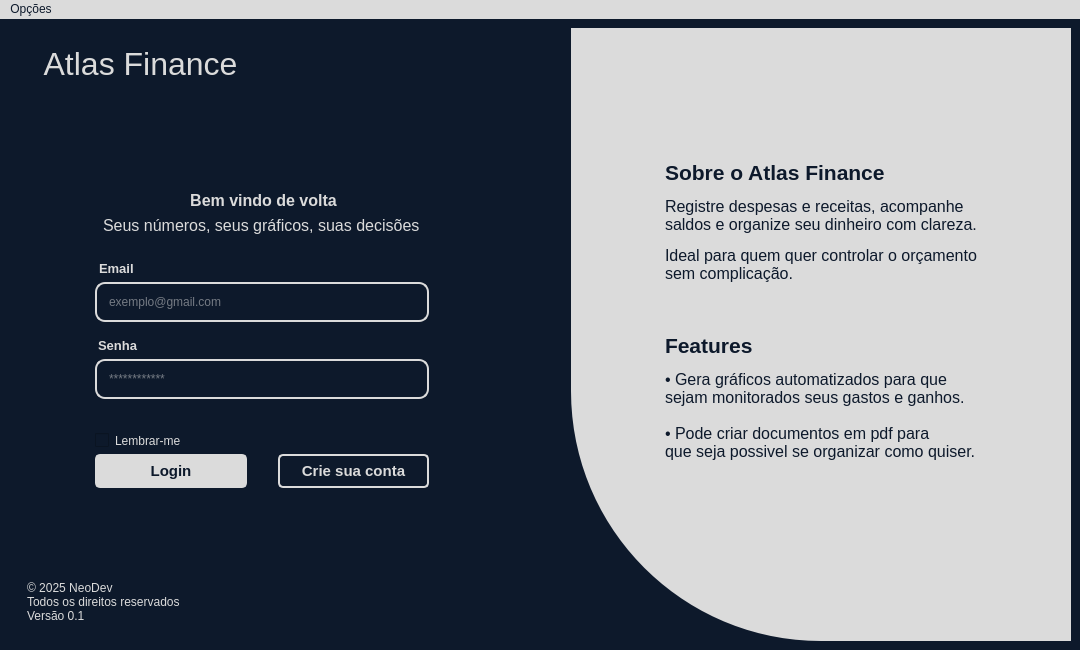
<?xml version="1.0" encoding="UTF-8"?>
<ui version="4.0">
 <class>MainWindow</class>
 <widget class="QMainWindow" name="MainWindow">
  <property name="geometry">
   <rect>
    <x>0</x>
    <y>0</y>
    <width>1080</width>
    <height>650</height>
   </rect>
  </property>
  <property name="minimumSize">
   <size>
    <width>1080</width>
    <height>650</height>
   </size>
  </property>
  <property name="maximumSize">
   <size>
    <width>1080</width>
    <height>650</height>
   </size>
  </property>
  <property name="windowTitle">
   <string>Atlas Finance</string>
  </property>
  <property name="windowIcon">
   <iconset resource="../assets/png/icons_.qrc">
    <normaloff>:/icons/globe.png</normaloff>:/icons/globe.png</iconset>
  </property>
  <property name="styleSheet">
   <string notr="true">background-color: rgb(13, 25, 43);</string>
  </property>
  <widget class="QWidget" name="centralwidget">
   <property name="minimumSize">
    <size>
     <width>0</width>
     <height>0</height>
    </size>
   </property>
   <layout class="QHBoxLayout" name="horizontalLayout">
    <item>
     <widget class="QFrame" name="frame">
      <property name="styleSheet">
       <string notr="true">color: rgb(219, 219, 219);</string>
      </property>
      <property name="frameShape">
       <enum>QFrame::NoFrame</enum>
      </property>
      <property name="frameShadow">
       <enum>QFrame::Raised</enum>
      </property>
      <layout class="QHBoxLayout" name="horizontalLayout_2">
       <item>
        <widget class="QFrame" name="frame_mainlogin">
         <property name="sizePolicy">
          <sizepolicy hsizetype="Minimum" vsizetype="Preferred">
           <horstretch>0</horstretch>
           <verstretch>0</verstretch>
          </sizepolicy>
         </property>
         <property name="frameShape">
          <enum>QFrame::NoFrame</enum>
         </property>
         <property name="frameShadow">
          <enum>QFrame::Raised</enum>
         </property>
         <layout class="QVBoxLayout" name="verticalLayout_7">
          <item alignment="Qt::AlignTop">
           <widget class="QLabel" name="lbl_atlas">
            <property name="sizePolicy">
             <sizepolicy hsizetype="Maximum" vsizetype="Maximum">
              <horstretch>0</horstretch>
              <verstretch>0</verstretch>
             </sizepolicy>
            </property>
            <property name="styleSheet">
             <string notr="true"/>
            </property>
            <property name="text">
             <string>&lt;html&gt;&lt;head/&gt;&lt;body&gt;&lt;p&gt;&lt;img src=&quot;:/icons/globe_branco.png&quot;/&gt;&lt;span style=&quot; color:#0d192b;&quot;&gt;.... &lt;/span&gt;&lt;span style=&quot; font-size:24pt; color:#dbdbdb;&quot;&gt;Atlas Finance&lt;/span&gt;&lt;/p&gt;&lt;/body&gt;&lt;/html&gt;</string>
            </property>
           </widget>
          </item>
          <item>
           <spacer name="verticalSpacer_4">
            <property name="orientation">
             <enum>Qt::Vertical</enum>
            </property>
            <property name="sizeType">
             <enum>QSizePolicy::Maximum</enum>
            </property>
            <property name="sizeHint" stdset="0">
             <size>
              <width>20</width>
              <height>20</height>
             </size>
            </property>
           </spacer>
          </item>
          <item>
           <widget class="QFrame" name="frame_login">
            <property name="minimumSize">
             <size>
              <width>0</width>
              <height>0</height>
             </size>
            </property>
            <property name="maximumSize">
             <size>
              <width>600</width>
              <height>16777215</height>
             </size>
            </property>
            <property name="styleSheet">
             <string notr="true">color: rgb(255, 255, 255);</string>
            </property>
            <property name="frameShape">
             <enum>QFrame::NoFrame</enum>
            </property>
            <property name="frameShadow">
             <enum>QFrame::Raised</enum>
            </property>
            <layout class="QVBoxLayout" name="verticalLayout">
             <item>
              <widget class="QFrame" name="frame_input">
               <property name="maximumSize">
                <size>
                 <width>500</width>
                 <height>300</height>
                </size>
               </property>
               <property name="sizeIncrement">
                <size>
                 <width>0</width>
                 <height>0</height>
                </size>
               </property>
               <property name="baseSize">
                <size>
                 <width>0</width>
                 <height>0</height>
                </size>
               </property>
               <property name="styleSheet">
                <string notr="true">margin-left: 25px;

color: rgb(219, 219, 219);</string>
               </property>
               <property name="frameShape">
                <enum>QFrame::NoFrame</enum>
               </property>
               <property name="frameShadow">
                <enum>QFrame::Raised</enum>
               </property>
               <layout class="QVBoxLayout" name="verticalLayout_2">
                <item>
                 <widget class="QLabel" name="label_4">
                  <property name="styleSheet">
                   <string notr="true">color: rgb(219, 219, 219);</string>
                  </property>
                  <property name="frameShape">
                   <enum>QFrame::NoFrame</enum>
                  </property>
                  <property name="text">
                   <string>&lt;html&gt;&lt;head/&gt;&lt;body&gt;&lt;p align=&quot;center&quot;&gt;&lt;span style=&quot; font-size:12pt; font-weight:600;&quot;&gt;Bem vindo de volta&lt;/span&gt;&lt;/p&gt;&lt;/body&gt;&lt;/html&gt;</string>
                  </property>
                 </widget>
                </item>
                <item alignment="Qt::AlignHCenter">
                 <widget class="QLabel" name="label_6">
                  <property name="styleSheet">
                   <string notr="true"/>
                  </property>
                  <property name="text">
                   <string>&lt;html&gt;&lt;head/&gt;&lt;body&gt;&lt;p&gt;&lt;span style=&quot; font-size:12pt; color:#dbdbdb;&quot;&gt;Seus números, seus gráficos, suas decisões&lt;/span&gt;&lt;/p&gt;&lt;/body&gt;&lt;/html&gt;</string>
                  </property>
                 </widget>
                </item>
                <item>
                 <spacer name="verticalSpacer_5">
                  <property name="orientation">
                   <enum>Qt::Vertical</enum>
                  </property>
                  <property name="sizeType">
                   <enum>QSizePolicy::Maximum</enum>
                  </property>
                  <property name="sizeHint" stdset="0">
                   <size>
                    <width>20</width>
                    <height>20</height>
                   </size>
                  </property>
                 </spacer>
                </item>
                <item>
                 <widget class="QLabel" name="label_3">
                  <property name="styleSheet">
                   <string notr="true">font-size: 15px</string>
                  </property>
                  <property name="text">
                   <string>&lt;html&gt;&lt;head/&gt;&lt;body&gt;&lt;p&gt;&lt;span style=&quot; font-size:10pt; font-weight:600;&quot;&gt;Email&lt;/span&gt;&lt;/p&gt;&lt;/body&gt;&lt;/html&gt;</string>
                  </property>
                 </widget>
                </item>
                <item>
                 <widget class="QLineEdit" name="lineEdit">
                  <property name="styleSheet">
                   <string notr="true">QLineEdit{
	margin-bottom: 10px;
	border-radius: 10px;
	border: 2px solid #DBDBDB;
	padding: 10px;
}

QLineEdit:hover{
	margin-bottom: 10px;
	border-radius: 10px;
	border: 2px solid #DBDBDB;
	padding: 10px;
	background-color: #081221
}

</string>
                  </property>
                  <property name="text">
                   <string/>
                  </property>
                  <property name="placeholderText">
                   <string>exemplo@gmail.com</string>
                  </property>
                 </widget>
                </item>
                <item>
                 <widget class="QLabel" name="label_5">
                  <property name="frameShape">
                   <enum>QFrame::NoFrame</enum>
                  </property>
                  <property name="text">
                   <string>&lt;html&gt;&lt;head/&gt;&lt;body&gt;&lt;p&gt;&lt;span style=&quot; font-size:10pt; font-weight:600;&quot;&gt;Senha&lt;/span&gt;&lt;/p&gt;&lt;/body&gt;&lt;/html&gt;</string>
                  </property>
                 </widget>
                </item>
                <item>
                 <widget class="QLineEdit" name="lineEdit_2">
                  <property name="styleSheet">
                   <string notr="true">QLineEdit{
	margin-bottom: 10px;
	border-radius: 10px;
	border: 2px solid #DBDBDB;
	padding: 10px;
}

QLineEdit:hover{
	margin-bottom: 10px;
	border-radius: 10px;
	border: 2px solid #DBDBDB;
	padding: 10px;
	background-color: #081221
}</string>
                  </property>
                  <property name="text">
                   <string/>
                  </property>
                  <property name="echoMode">
                   <enum>QLineEdit::Password</enum>
                  </property>
                  <property name="placeholderText">
                   <string>************</string>
                  </property>
                 </widget>
                </item>
               </layout>
              </widget>
             </item>
             <item>
              <widget class="QFrame" name="frame_buttons">
               <property name="maximumSize">
                <size>
                 <width>16777215</width>
                 <height>150</height>
                </size>
               </property>
               <property name="styleSheet">
                <string notr="true">margin-left: 25px;</string>
               </property>
               <property name="frameShape">
                <enum>QFrame::NoFrame</enum>
               </property>
               <property name="frameShadow">
                <enum>QFrame::Raised</enum>
               </property>
               <layout class="QGridLayout" name="gridLayout">
                <item row="1" column="1">
                 <widget class="QPushButton" name="btn_cadastro">
                  <property name="cursor">
                   <cursorShape>PointingHandCursor</cursorShape>
                  </property>
                  <property name="focusPolicy">
                   <enum>Qt::NoFocus</enum>
                  </property>
                  <property name="styleSheet">
                   <string notr="true">QPushButton{
	background-color: #0D192B;
	color: rgb(219, 219, 219);
	border: 2px solid #DBDBDB;

	margin-bottom: 10px;
	border-radius: 2px;
	padding: 5px 10px;

	border-radius: 5px;
	min-width:100px;
	min-height: 20px;

	font-size: 15px;

	font-weight: bold;
}

QPushButton:hover {
	padding-top: 6px;
	background-color: #081221;
	border: 2px solid #DBDBDB;
}


QPushButton:pressed {
	padding-top: 7px;
	background-color: #060F1C;
	border: 2px solid #DBDBDB;
}</string>
                  </property>
                  <property name="text">
                   <string>Crie sua conta</string>
                  </property>
                 </widget>
                </item>
                <item row="0" column="0">
                 <widget class="QCheckBox" name="checkBox">
                  <property name="cursor">
                   <cursorShape>PointingHandCursor</cursorShape>
                  </property>
                  <property name="focusPolicy">
                   <enum>Qt::NoFocus</enum>
                  </property>
                  <property name="styleSheet">
                   <string notr="true">color: rgb(219, 219, 219);</string>
                  </property>
                  <property name="text">
                   <string>Lembrar-me</string>
                  </property>
                 </widget>
                </item>
                <item row="1" column="0">
                 <widget class="QPushButton" name="btn_login">
                  <property name="sizePolicy">
                   <sizepolicy hsizetype="Minimum" vsizetype="Fixed">
                    <horstretch>0</horstretch>
                    <verstretch>0</verstretch>
                   </sizepolicy>
                  </property>
                  <property name="cursor">
                   <cursorShape>PointingHandCursor</cursorShape>
                  </property>
                  <property name="focusPolicy">
                   <enum>Qt::NoFocus</enum>
                  </property>
                  <property name="styleSheet">
                   <string notr="true">QPushButton {
	background-color: #DBDBDB;
	color: #0D192B;
	border: 2px solid #DBDBDB;

	margin-bottom: 10px;
	border-radius: 2px;
	padding: 5px 10px;

	border-radius: 5px;
	min-width:100px;
	min-height: 20px;

	font-size: 15px;
	font-weight: bold;
}

QPushButton:hover {
	padding-top: 6px;
	background-color: #C9C9C9;
	border: 2px solid #DBDBDB;
}

QPushButton:pressed{
	padding-top: 7px;
	background-color: #BDBDBD;
	border: 2px solid #DBDBDB;
}</string>
                  </property>
                  <property name="text">
                   <string>Login</string>
                  </property>
                 </widget>
                </item>
               </layout>
              </widget>
             </item>
            </layout>
           </widget>
          </item>
          <item alignment="Qt::AlignBottom">
           <widget class="QLabel" name="lbl_copyright">
            <property name="text">
             <string>&lt;html&gt;&lt;head/&gt;&lt;body&gt;&lt;p&gt;&lt;span style=&quot; color:#dbdbdb;&quot;&gt;© 2025 NeoDev&lt;br/&gt;Todos os direitos reservados&lt;br/&gt;Versão 0.1&lt;/span&gt;&lt;/p&gt;&lt;/body&gt;&lt;/html&gt;</string>
            </property>
           </widget>
          </item>
         </layout>
        </widget>
       </item>
       <item>
        <spacer name="horizontalSpacer">
         <property name="orientation">
          <enum>Qt::Horizontal</enum>
         </property>
         <property name="sizeType">
          <enum>QSizePolicy::Maximum</enum>
         </property>
         <property name="sizeHint" stdset="0">
          <size>
           <width>100</width>
           <height>20</height>
          </size>
         </property>
        </spacer>
       </item>
      </layout>
     </widget>
    </item>
    <item alignment="Qt::AlignRight">
     <widget class="QFrame" name="frame_texto">
      <property name="sizePolicy">
       <sizepolicy hsizetype="Expanding" vsizetype="Preferred">
        <horstretch>0</horstretch>
        <verstretch>0</verstretch>
       </sizepolicy>
      </property>
      <property name="minimumSize">
       <size>
        <width>500</width>
        <height>600</height>
       </size>
      </property>
      <property name="maximumSize">
       <size>
        <width>16777215</width>
        <height>16777215</height>
       </size>
      </property>
      <property name="styleSheet">
       <string notr="true">background-color: rgb(219, 219, 219);


border-bottom-left-radius: 250px;

color: rgb(13, 25, 43)


</string>
      </property>
      <property name="frameShape">
       <enum>QFrame::NoFrame</enum>
      </property>
      <property name="frameShadow">
       <enum>QFrame::Raised</enum>
      </property>
      <layout class="QVBoxLayout" name="verticalLayout_3">
       <item>
        <spacer name="verticalSpacer_3">
         <property name="orientation">
          <enum>Qt::Vertical</enum>
         </property>
         <property name="sizeType">
          <enum>QSizePolicy::Minimum</enum>
         </property>
         <property name="sizeHint" stdset="0">
          <size>
           <width>0</width>
           <height>100</height>
          </size>
         </property>
        </spacer>
       </item>
       <item alignment="Qt::AlignHCenter">
        <widget class="QFrame" name="frame_8">
         <property name="maximumSize">
          <size>
           <width>16777215</width>
           <height>250</height>
          </size>
         </property>
         <property name="font">
          <font>
           <pointsize>10</pointsize>
          </font>
         </property>
         <property name="frameShape">
          <enum>QFrame::NoFrame</enum>
         </property>
         <property name="frameShadow">
          <enum>QFrame::Raised</enum>
         </property>
         <layout class="QVBoxLayout" name="verticalLayout_5">
          <item>
           <widget class="QLabel" name="label_7">
            <property name="minimumSize">
             <size>
              <width>300</width>
              <height>0</height>
             </size>
            </property>
            <property name="text">
             <string>&lt;html&gt;&lt;head/&gt;&lt;body&gt;&lt;p&gt;&lt;span style=&quot; font-size:16pt; font-weight:600;&quot;&gt;Sobre o Atlas Finance&lt;/span&gt;&lt;/p&gt;&lt;p&gt;&lt;span style=&quot; font-size:12pt;&quot;&gt;Registre despesas e receitas, acompanhe &lt;br/&gt;saldos e organize seu dinheiro com clareza.&lt;/span&gt;&lt;/p&gt;&lt;p&gt;&lt;span style=&quot; font-size:12pt;&quot;&gt;Ideal para quem quer controlar o orçamento &lt;br/&gt;sem complicação.&lt;/span&gt;&lt;/p&gt;&lt;/body&gt;&lt;/html&gt;</string>
            </property>
           </widget>
          </item>
         </layout>
        </widget>
       </item>
       <item alignment="Qt::AlignHCenter">
        <widget class="QFrame" name="frame_9">
         <property name="maximumSize">
          <size>
           <width>16777215</width>
           <height>250</height>
          </size>
         </property>
         <property name="styleSheet">
          <string notr="true">background-color: rgb(219, 219, 219);</string>
         </property>
         <property name="frameShape">
          <enum>QFrame::NoFrame</enum>
         </property>
         <property name="frameShadow">
          <enum>QFrame::Raised</enum>
         </property>
         <layout class="QVBoxLayout" name="verticalLayout_4">
          <item>
           <widget class="QLabel" name="label_8">
            <property name="maximumSize">
             <size>
              <width>16777215</width>
              <height>250</height>
             </size>
            </property>
            <property name="styleSheet">
             <string notr="true"/>
            </property>
            <property name="text">
             <string>&lt;html&gt;&lt;head/&gt;&lt;body&gt;&lt;p&gt;&lt;span style=&quot; font-size:16pt; font-weight:600;&quot;&gt;Features&lt;/span&gt;&lt;/p&gt;&lt;p&gt;&lt;span style=&quot; font-size:12pt;&quot;&gt;• Gera gráficos automatizados para que &lt;br/&gt;sejam monitorados seus gastos e ganhos.&lt;br/&gt;&lt;br/&gt;• Pode criar documentos em pdf para &lt;br/&gt;que seja possivel se organizar como quiser.&lt;/span&gt;&lt;/p&gt;&lt;/body&gt;&lt;/html&gt;</string>
            </property>
           </widget>
          </item>
         </layout>
        </widget>
       </item>
       <item>
        <spacer name="verticalSpacer_2">
         <property name="orientation">
          <enum>Qt::Vertical</enum>
         </property>
         <property name="sizeType">
          <enum>QSizePolicy::Maximum</enum>
         </property>
         <property name="sizeHint" stdset="0">
          <size>
           <width>20</width>
           <height>150</height>
          </size>
         </property>
        </spacer>
       </item>
      </layout>
     </widget>
    </item>
   </layout>
  </widget>
  <widget class="QMenuBar" name="menuBar">
   <property name="geometry">
    <rect>
     <x>0</x>
     <y>0</y>
     <width>1080</width>
     <height>21</height>
    </rect>
   </property>
   <property name="styleSheet">
    <string notr="true">background-color: rgb(219, 219, 219);

color: rgb(13, 25, 43)</string>
   </property>
   <widget class="QMenu" name="menuOpcoes">
    <property name="title">
     <string>Opções</string>
    </property>
    <widget class="QMenu" name="menuLinguagem">
     <property name="title">
      <string>Linguagem</string>
     </property>
     <addaction name="switchPtBr"/>
     <addaction name="switchEnUs"/>
    </widget>
    <addaction name="menuLinguagem"/>
   </widget>
   <addaction name="menuOpcoes"/>
  </widget>
  <action name="actionPT_BR">
   <property name="text">
    <string>PT-BR</string>
   </property>
  </action>
  <action name="actionEN_US">
   <property name="text">
    <string>EN-US</string>
   </property>
  </action>
  <action name="switchPtBr">
   <property name="text">
    <string>PT-BR</string>
   </property>
  </action>
  <action name="switchEnUs">
   <property name="text">
    <string>EN-US</string>
   </property>
  </action>
 </widget>
 <resources>
  <include location="../assets/png/icons_.qrc"/>
 </resources>
 <connections/>
</ui>
